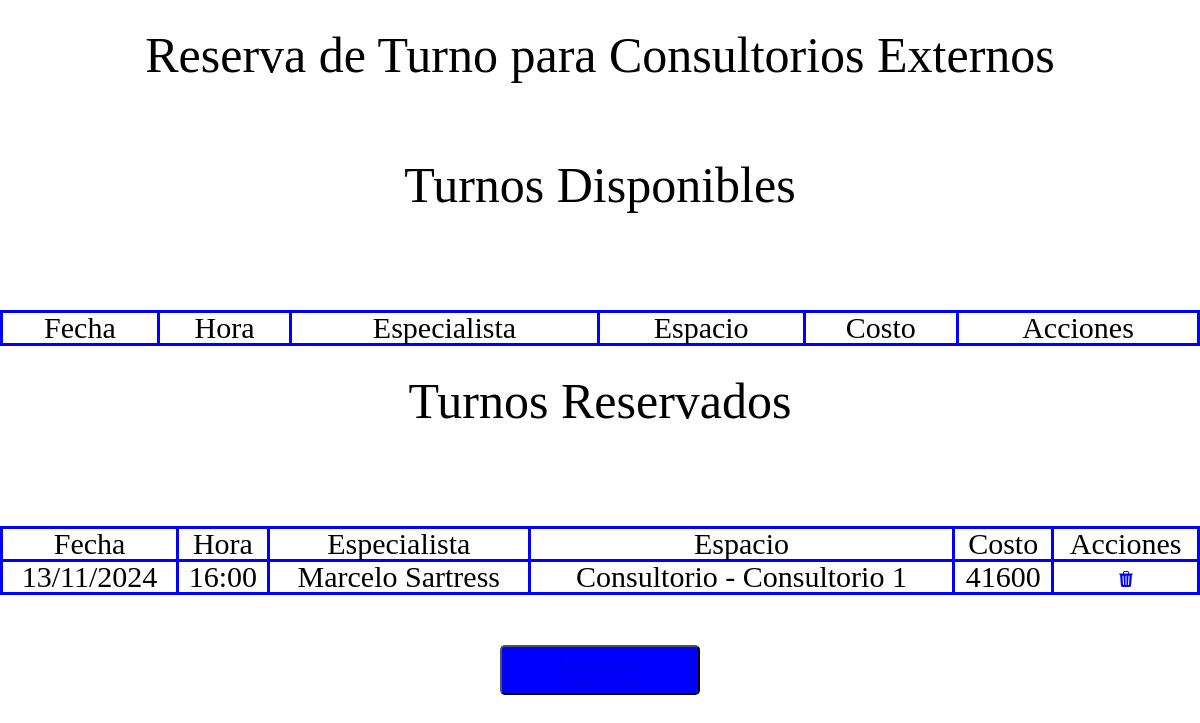
Screenshot of /proyectoClinicaSePrise/paciente/reservaTurno/consultorios/diaturno.php (signed in) with the database file from the repository.
### tables this page shows
CREATE TABLE IF NOT EXISTS `turno` (
  `idTurno` int(4) NOT NULL AUTO_INCREMENT,
  `diaTurno` varchar(10) NOT NULL,
  `horaTurno` varchar(10) NOT NULL,
  `idEspecialista` int(4) NOT NULL,
  `costo` int(10) NOT NULL DEFAULT 0,
  `estadoTurno` int(1) NOT NULL DEFAULT 0,
  PRIMARY KEY (`idTurno`)
);

CREATE TABLE IF NOT EXISTS `especialista` (
  `idEspecialista` int(4) NOT NULL AUTO_INCREMENT,
  `nombreEspecialista` varchar(200) NOT NULL,
  `apellidoEspecialista` varchar(200) NOT NULL,
  `matriculaEspecialista` varchar(20) NOT NULL,
  `consultorioSalaEstudio` varchar(50) NOT NULL,
  `espacioEspecialista` int(4) NOT NULL,
  PRIMARY KEY (`idEspecialista`)
);

CREATE TABLE IF NOT EXISTS `reservaturno` (
  `idReservaTurno` int(4) NOT NULL AUTO_INCREMENT,
  `idTurno` int(4) NOT NULL,
  `idPaciente` int(4) NOT NULL,
  `montoFinal` int(10) NOT NULL,
  `estado` varchar(20) NOT NULL DEFAULT 'Ingresado',
  PRIMARY KEY (`idReservaTurno`)
);

### proyectoClinicaSePrise/paciente/reservaTurno/consultorios/diaturno.php (the view, shortened to what this page needs)
<!DOCTYPE html>
<html lang="en">
<head>
    <link rel="stylesheet" href="css/reset.css">
    <link rel="stylesheet" href="css/diaTurno.css">
    <?php
        require("../../../inc/conexion.php");
        $fecha = $_GET['fecha'];
        if (isset($_SESSION['usuario'])) {
            $nreoDNI = $_SESSION['usuario'];
        }
    ?>
</head>
<body>
    <main class="contenedor-principal">
        <h1 class="title"> Reserva de Turno para Consultorios Externos </h1>
        <h1 class="title"> Turnos Disponibles </h1>
        <table class="tables-turno">
            <thead class="table-headers">
                <tr>
                    <td style="visibility:collapse; display:none;"></td><td>Fecha</td><td>Hora</td><td>Especialista</td><td>Espacio</td><td>Costo</td><td>Acciones</td>
                </tr>
            </thead>
        </table>
        <h1 class="title"> Turnos Reservados </h1>
        <table class="tables-turno">
            <thead class="table-headers">
            <tr>
                <td style="visibility:collapse; display:none;"></td><td>Fecha</td><td>Hora</td><td>Especialista</td><td>Espacio</td><td>Costo</td><td>Acciones</td>
            </tr>
            </thead>
            <tbody class="table-success">
                <?php
                    $consultaT = "select distinct
                                idReservaTurno,
                                t.idTurno as idTurno,
                                diaTurno,
                                horaTurno,
                                nombreEspecialista,
                                apellidoEspecialista,
                                e.consultorioSalaEstudio as espascioConsultorioSala,
                                consultorioNombre,
                                montoFinal
                            from turno t,
                                reservaturno r,
                                paciente p,
                                especialista e,
                                consultorio c
                            where (e.consultorioSalaEstudio = 'Consultorio' and espacioEspecialista = idConsultorio)
                            and t.idEspecialista = e.idEspecialista
                            and r.idTurno = t.idTurno
                            and r.idPaciente = p.idPaciente
                            and numDocumentoPaciente = '$nreoDNI'";
                    $resultadoT = mysqli_query($conexion,$consultaT);
                    while($fila=mysqli_fetch_array($resultadoT)){
                            echo "<tr>";
                            echo "<td>".$fila['diaTurno']."</td>";
                            echo "<td>".$fila['horaTurno']."</td>";
                            echo "<td>".$fila['nombreEspecialista']." ".$fila['apellidoEspecialista']."</td>";
                            if($fila['espascioConsultorioSala'] == 'Consultorio'){
                                echo "<td>" . $fila['espascioConsultorioSala'] . " - " . $fila['consultorioNombre'] . "</td>";
                            }
                            else {
                                echo "<td>No se encontró el consultorio.</td>";
                            }
                            echo "<td>".$fila['montoFinal']."</td>";
                            echo "<td>
                                <a href='baja_reservaTurno_sql.php?idReservaTurno=".$fila['idReservaTurno']."&fecha=".$fecha."&idTurno=".$fila['idTurno']."'
                                    style='text-decoration:none'>
                                        <svg xmlns='http://www.w3.org/2000/svg' width='16' height='16' fill='currentColor' class='bi bi-trash3-fill' viewBox='0 0 16 16'>
                                            <path d='M11 1.5v1h3.5a.5.5 0 0 1 0 1h-.538l-.853 10.66A2 2 0 0 1 11.115 16h-6.23a2 2 0 0 1-1.994-1.84L2.038 3.5H1.5a.5.5 0 0 1 0-1H5v-1A1.5 1.5 0 0 1 6.5 0h3A1.5 1.5 0 0 1 11 1.5m-5 0v1h4v-1a.5.5 0 0 0-.5-.5h-3a.5.5 0 0 0-.5.5M4.5 5.029l.5 8.5a.5.5 0 1 0 .998-.06l-.5-8.5a.5.5 0 1 0-.998.06m6.53-.528a.5.5 0 0 0-.528.47l-.5 8.5a.5.5 0 0 0 .998.058l.5-8.5a.5.5 0 0 0-.47-.528M8 4.5a.5.5 0 0 0-.5.5v8.5a.5.5 0 0 0 1 0V5a.5.5 0 0 0-.5-.5'/>
                                        </svg>
                                    </a>
                                </td>";
                            echo "</tr>";
                }
                ?>
            </tbody>
        </table>
        <div class="volver">
            <button class="btn-volver"><a href="http://localhost/proyectoClinicaSePrise/paciente/reservaTurno/consultorios/elegirTurno.php">Volver</a></button> <br><br><br>
        </div>
    </main>
</body>
</html>

### proyectoClinicaSePrise/paciente/reservaTurno/consultorios/css/diaTurno.css (style rules this page uses)
.contenedor-principal { display: flex; flex-direction: column; text-align: center; }
.title { font-size: 50px; padding-top: 30px; padding-bottom: 50px; }
table, th, td { border: 3px solid blue; font-size: 30px; }
table { margin-top: 50px; }
button { width: 200px; height: 50px; background-color: blue; border-radius: 5px; font-size: 30px; text-decoration: none; margin-top: 50px; margin-bottom: 50px; }

### rows the page displays
turno: diaTurno "13/11/2024", horaTurno "16:00", idEspecialista.nombreEspecialista "Marcelo", idEspecialista.apellidoEspecialista "Sartress", idEspecialista.consultorioSalaEstudio "Consultorio", consultorioNombre "Consultorio 1", reservaturno.montoFinal "41600"
